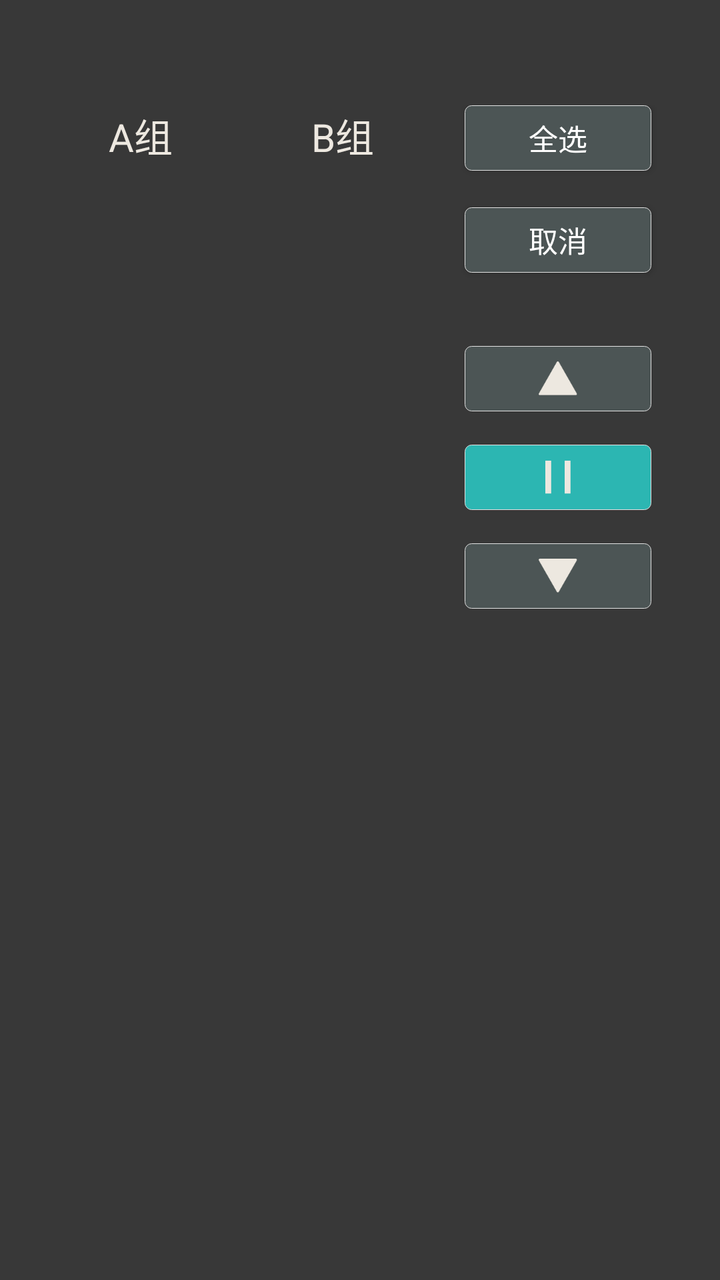
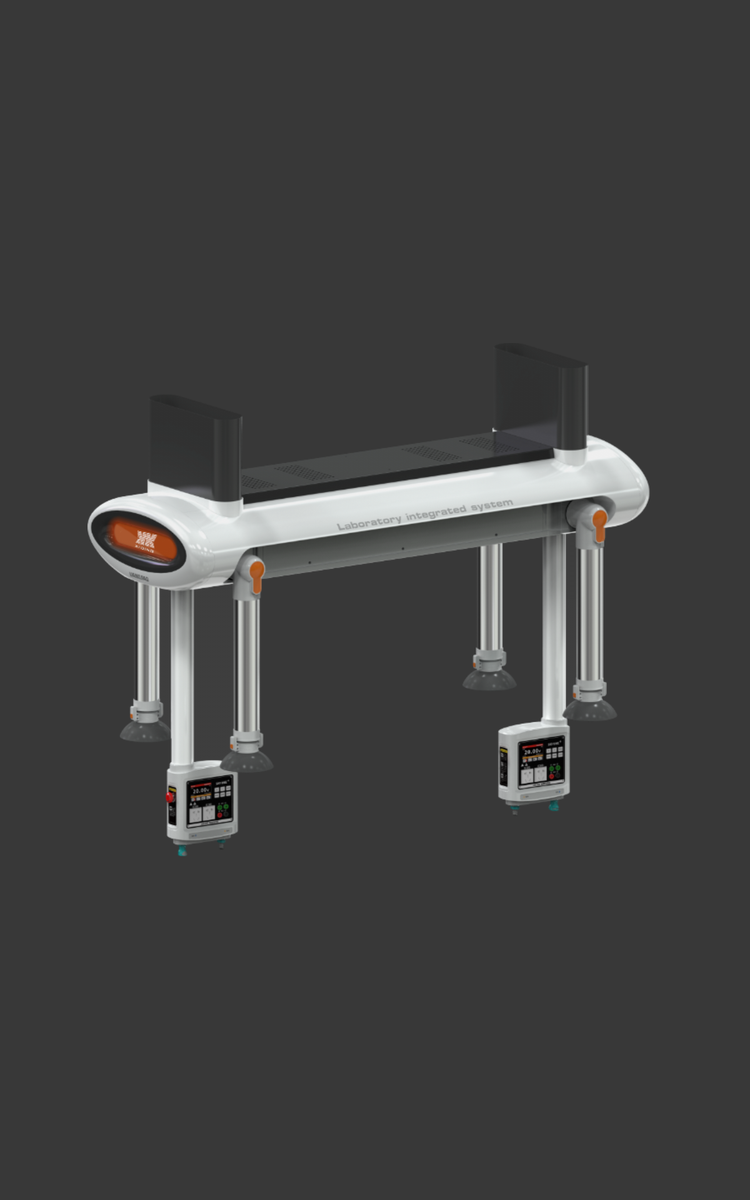

An Android layout and its configuration variant, each rendered on a device that would load it. The default file and the variant file are quoted in full after the pictures.
<!-- AndroidManifest.xml: application theme CustomTheme -->
<!-- res/layout/fragment_rocker_arm.xml -->
<?xml version="1.0" encoding="utf-8"?>
<LinearLayout xmlns:android="http://schemas.android.com/apk/res/android"
    android:orientation="horizontal"
    android:background="@color/color_383838"
    android:paddingRight="60px"
    android:paddingLeft="60px"
    android:layout_width="match_parent"
    android:layout_height="match_parent">



    <LinearLayout
        android:layout_marginTop="160px"
        android:orientation="vertical"
        android:layout_width="303px"
        android:layout_height="wrap_content">



        <TextView
            android:layout_marginBottom="20px"
            android:gravity="center"
            android:textSize="58px"
            android:layout_gravity="center"
            android:text="A组"
            android:textColor="@color/color_EDE8E0"
            android:layout_width="wrap_content"
            android:layout_height="wrap_content" />


        <androidx.recyclerview.widget.RecyclerView
            android:id="@+id/r1"
            android:overScrollMode="never"
            android:layout_width="match_parent"
            android:layout_height="wrap_content" />






    </LinearLayout>

    <LinearLayout
        android:layout_marginTop="160px"
        android:orientation="vertical"
        android:layout_width="303px"
        android:layout_height="wrap_content">



        <TextView
            android:layout_marginBottom="20px"
            android:gravity="center"
            android:textSize="58px"
            android:layout_gravity="center"
            android:text="B组"
            android:textColor="@color/color_EDE8E0"
            android:layout_width="wrap_content"
            android:layout_height="wrap_content" />


        <androidx.recyclerview.widget.RecyclerView
            android:id="@+id/r2"
            android:overScrollMode="never"
            android:layout_width="match_parent"
            android:layout_height="wrap_content" />






    </LinearLayout>

    <LinearLayout
        android:layout_marginLeft="20px"
        android:layout_marginTop="158px"
        android:orientation="vertical"
        android:layout_width="wrap_content"
        android:layout_height="wrap_content">

        <Button
            android:layout_gravity="center"
            android:id="@+id/btn_a"
            android:gravity="center"
            android:textColor="@color/color_ffffff"
            android:background="@drawable/btn_bg"
            android:textSize="44px"
            android:text="全选"
            android:layout_width="280px"
            android:layout_height="98px" />

        <Button
            android:layout_gravity="center"
            android:id="@+id/btn_c"
            android:layout_marginTop="55px"
            android:gravity="center"
            android:textColor="@color/color_ffffff"
            android:background="@drawable/btn_bg"
            android:textSize="44px"
            android:text="取消"
            android:layout_width="280px"
            android:layout_height="98px"  />



        <FrameLayout
            android:layout_gravity="center"
            android:id="@+id/lin_top"
            android:background="@drawable/group_f"
            android:layout_marginTop="110px"
            android:layout_width="280px"
            android:layout_height="98px"  >

            <ImageView
                android:layout_gravity="center"
                android:src="@mipmap/top_icon"
                android:layout_width="wrap_content"
                android:layout_height="wrap_content" />

        </FrameLayout>

        <FrameLayout
            android:id="@+id/btn_go"
            android:layout_gravity="center"
            android:background="@drawable/group_t"
            android:layout_marginTop="50px"
            android:layout_width="280px"
            android:layout_height="98px"  >


            <LinearLayout
                android:layout_gravity="center"
                android:orientation="horizontal"
                android:layout_width="wrap_content"
                android:layout_height="wrap_content">
            <ImageView
                android:layout_gravity="center"
                android:src="@mipmap/go_icon"
                android:layout_width="wrap_content"
                android:layout_height="wrap_content" />

            <ImageView
                android:layout_marginLeft="20px"
                android:layout_gravity="center"
                android:src="@mipmap/go_icon"
                android:layout_width="wrap_content"
                android:layout_height="wrap_content" />
            </LinearLayout>


        </FrameLayout>


        <FrameLayout
            android:id="@+id/btn_bottom"
            android:layout_marginTop="50px"
            android:layout_gravity="center"
            android:background="@drawable/group_f"
            android:layout_width="280px"
            android:layout_height="98px"  >

            <ImageView
                android:layout_gravity="center"
                android:src="@mipmap/bottom_icon"
                android:layout_width="wrap_content"
                android:layout_height="wrap_content" />

        </FrameLayout>

        <FrameLayout
            android:layout_gravity="center"
            android:layout_marginTop="80px"
            android:orientation="horizontal"
            android:layout_width="303px"
            android:background="@color/color_383838"
            android:layout_height="130px">


                <ImageView
                    android:id="@+id/img"
                    android:layout_width="303px"
                    android:layout_height="130px" />


                <TextView
                    android:id="@+id/name"
                    android:layout_gravity="center|left"
                    android:layout_marginLeft="38px"
                    android:text=""
                    android:textSize="27px"
                    android:textColor="@color/white"
                    android:layout_width="wrap_content"
                    android:layout_height="wrap_content" />


        </FrameLayout>

    </LinearLayout>




</LinearLayout>
<!-- resources referenced by this layout -->
<resources>
  <color name="color_383838">#383838</color>
  <color name="color_EDE8E0">#EDE8E0</color>
  <color name="color_ffffff">#ffffff</color>
  <color name="white">#ffffff</color>
  <!-- drawable btn_bg (drawable) -->
  <?xml version="1.0" encoding="utf-8"?>
  <selector xmlns:android="http://schemas.android.com/apk/res/android">
      <item android:state_pressed="true" android:drawable="@drawable/group_t">
      </item>
      <item android:state_focused="true" android:drawable="@drawable/group_t">
      </item>
      <item android:state_enabled="false" android:drawable="@drawable/group_f">
      </item>
  
  </selector>
  <!-- drawable group_f (drawable) -->
  <?xml version="1.0" encoding="utf-8"?>
  <shape xmlns:android="http://schemas.android.com/apk/res/android">
      <corners android:radius="10px" />
  
      <solid android:color="@color/color_4C5555" />
      <stroke
          android:width="1px"
          android:color="@color/color_E3E3E3" />
  </shape>
  <!-- drawable group_t (drawable) -->
  <?xml version="1.0" encoding="utf-8"?>
  <shape xmlns:android="http://schemas.android.com/apk/res/android">
      <corners android:radius="10px" />
  
      <solid android:color="@color/color_2CB6B2" />
      <stroke
          android:width="1px"
          android:color="@color/color_E3E3E3" />
  </shape>
  <!-- mipmap bottom_icon: png bitmap (mipmap-xxhdpi, 1482 bytes) -->
  <!-- mipmap go_icon: png bitmap (mipmap-xxhdpi, 105 bytes) -->
  <!-- mipmap top_icon: png bitmap (mipmap-xxhdpi, 1485 bytes) -->
  <style name="CustomTheme" parent="AppTheme">
          <item name="windowActionBar">false</item>
          <item name="windowNoTitle">true</item>
          <item name="colorPrimary">@color/white</item>
          <item name="colorPrimaryDark">@color/color_3B3F41</item>
          <item name="colorAccent">@color/color_3B3F41</item>
          <item name="android:windowDrawsSystemBarBackgrounds" tools:targetApi="lollipop">true</item>
      </style>
  <color name="color_4C5555">#4C5555</color>
  <color name="color_E3E3E3">#E3E3E3</color>
  <color name="color_2CB6B2">#2CB6B2</color>
  <style name="AppTheme" parent="Theme.AppCompat.Light.DarkActionBar">
          
          <item name="colorPrimary">@color/colorPrimary</item>
          <item name="colorPrimaryDark">@color/colorPrimaryDark</item>
          <item name="colorAccent">@color/colorAccent</item>
      </style>
  <color name="color_3B3F41">#3B3F41</color>
  <color name="colorPrimary">#6200EE</color>
  <color name="colorPrimaryDark">#3700B3</color>
  <color name="colorAccent">#03DAC5</color>
</resources>
<!-- res/layout-sw600dp/fragment_rocker_arm.xml (the repository's variant of the layout above) -->
<!-- drawn on a 7-inch tablet held upright -->
<?xml version="1.0" encoding="utf-8"?>
<LinearLayout xmlns:android="http://schemas.android.com/apk/res/android"
    android:orientation="horizontal"
    android:paddingLeft="70dp"
    android:paddingRight="63dp"
    android:background="@color/color_383838"
    android:layout_width="match_parent"
    android:layout_height="match_parent"
    android:paddingStart="70dp"
    android:paddingEnd="63dp">
    
    
    
    <ImageView
        android:layout_gravity="center"
        android:src="@mipmap/t_ra_show"
        android:layout_width="450dp"
        android:layout_height="411dp" />



    <LinearLayout
        android:layout_marginLeft="73dp"
        android:layout_marginTop="26dp"
        android:orientation="horizontal"
        android:layout_width="wrap_content"
        android:layout_height="wrap_content"
        android:layout_marginStart="73dp">



        <TextView
            android:layout_marginLeft="6dp"
            android:gravity="center"
            android:textSize="29sp"
            android:layout_gravity="center"
            android:text="A组"
            android:textColor="@color/color_EDE8E0"
            android:layout_width="wrap_content"
            android:layout_height="wrap_content"
            android:layout_marginStart="6dp" />


        <androidx.recyclerview.widget.RecyclerView
            android:id="@+id/r1"
            android:overScrollMode="never"
            android:layout_width="149dp"
            android:layout_height="wrap_content" />






    </LinearLayout>

    <LinearLayout
        android:layout_marginLeft="33dp"
        android:layout_marginTop="26dp"
        android:orientation="horizontal"
        android:layout_width="wrap_content"
        android:layout_height="wrap_content"
        android:layout_marginStart="33dp">



        <TextView
            android:layout_marginLeft="6dp"
            android:gravity="center"
            android:textSize="29sp"
            android:layout_gravity="center"
            android:text="B组"
            android:textColor="@color/color_EDE8E0"
            android:layout_width="wrap_content"
            android:layout_height="wrap_content"
            android:layout_marginStart="6dp" />


        <androidx.recyclerview.widget.RecyclerView
            android:id="@+id/r2"
            android:overScrollMode="never"
            android:layout_width="149dp"
            android:layout_height="wrap_content" />






    </LinearLayout>

    <LinearLayout
        android:layout_marginLeft="60dp"
        android:layout_marginTop="33dp"
        android:orientation="vertical"
        android:layout_width="wrap_content"
        android:layout_height="wrap_content"
        android:layout_marginStart="60dp">

        <Button
            android:layout_gravity="center"
            android:id="@+id/btn_a"
            android:gravity="center"
            android:textColor="@color/color_ffffff"
            android:background="@drawable/btn_bg"
            android:textSize="22sp"
            android:text="全选"
            android:layout_width="146dp"
            android:layout_height="52dp" />

        <Button
            android:layout_gravity="center"
            android:id="@+id/btn_c"
            android:layout_marginTop="20dp"
            android:gravity="center"
            android:textColor="@color/color_ffffff"
            android:background="@drawable/btn_bg"
            android:textSize="22sp"
            android:text="取消"
            android:layout_width="146dp"
            android:layout_height="52dp"  />



        <FrameLayout
            android:layout_gravity="center"
            android:id="@+id/lin_top"
            android:background="@drawable/group_f"
            android:layout_marginTop="40dp"
            android:layout_width="146dp"
            android:layout_height="52dp"  >

            <ImageView
                android:layout_gravity="center"
                android:src="@mipmap/top_icon"
                android:layout_width="28dp"
                android:layout_height="24dp" />

        </FrameLayout>

        <FrameLayout
            android:id="@+id/btn_go"
            android:layout_gravity="center"
            android:background="@drawable/group_t"
            android:layout_marginTop="20dp"
            android:layout_width="146dp"
            android:layout_height="52dp"  >


            <LinearLayout
                android:layout_gravity="center"
                android:orientation="horizontal"
                android:layout_width="wrap_content"
                android:layout_height="wrap_content">
            <ImageView
                android:layout_gravity="center"
                android:src="@mipmap/go_icon"
                android:layout_width="wrap_content"
                android:layout_height="wrap_content" />

            <ImageView
                android:layout_marginLeft="13dp"
                android:layout_gravity="center"
                android:src="@mipmap/go_icon"
                android:layout_width="15dp"
                android:layout_height="24dp"
                android:layout_marginStart="13dp" />
            </LinearLayout>


        </FrameLayout>


        <FrameLayout
            android:id="@+id/btn_bottom"
            android:layout_marginTop="20dp"
            android:layout_gravity="center"
            android:background="@drawable/group_f"
            android:layout_width="146dp"
            android:layout_height="52dp"  >

            <ImageView
                android:layout_gravity="center"
                android:src="@mipmap/bottom_icon"
                android:layout_width="28dp"
                android:layout_height="24dp" />

        </FrameLayout>

        <FrameLayout
            android:layout_gravity="center"
            android:layout_marginTop="53dp"
            android:orientation="horizontal"
            android:layout_width="150dp"
            android:background="@color/color_383838"
            android:layout_height="64dp">


                <ImageView
                    android:id="@+id/img"
                    android:layout_width="150dp"
                    android:layout_height="64dp" />


                <TextView
                    android:id="@+id/name"
                    android:layout_gravity="center|start"
                    android:layout_marginLeft="15dp"
                    android:text=""
                    android:textSize="16sp"
                    android:textColor="@color/white"
                    android:layout_width="wrap_content"
                    android:layout_height="wrap_content"
                    android:layout_marginStart="15dp" />


        </FrameLayout>

    </LinearLayout>




</LinearLayout>
<!-- resources referenced by the variant -->
<!-- as a 7-inch tablet held upright resolves them -->
<resources>
  <color name="color_383838">#383838</color>
  <color name="color_EDE8E0">#EDE8E0</color>
  <color name="color_ffffff">#ffffff</color>
  <color name="white">#ffffff</color>
  <!-- drawable btn_bg (drawable) -->
  <?xml version="1.0" encoding="utf-8"?>
  <selector xmlns:android="http://schemas.android.com/apk/res/android">
      <item android:state_pressed="true" android:drawable="@drawable/group_t">
      </item>
      <item android:state_focused="true" android:drawable="@drawable/group_t">
      </item>
      <item android:state_enabled="false" android:drawable="@drawable/group_f">
      </item>
  
  </selector>
  <!-- drawable group_f (drawable) -->
  <?xml version="1.0" encoding="utf-8"?>
  <shape xmlns:android="http://schemas.android.com/apk/res/android">
      <corners android:radius="10px" />
  
      <solid android:color="@color/color_4C5555" />
      <stroke
          android:width="1px"
          android:color="@color/color_E3E3E3" />
  </shape>
  <!-- drawable group_t (drawable) -->
  <?xml version="1.0" encoding="utf-8"?>
  <shape xmlns:android="http://schemas.android.com/apk/res/android">
      <corners android:radius="10px" />
  
      <solid android:color="@color/color_2CB6B2" />
      <stroke
          android:width="1px"
          android:color="@color/color_E3E3E3" />
  </shape>
  <!-- mipmap bottom_icon: png bitmap (mipmap-xxhdpi, 1482 bytes) -->
  <!-- mipmap go_icon: png bitmap (mipmap-xxhdpi, 105 bytes) -->
  <!-- mipmap t_ra_show: png bitmap (mipmap-xxhdpi, 207125 bytes) -->
  <!-- mipmap top_icon: png bitmap (mipmap-xxhdpi, 1485 bytes) -->
  <style name="CustomTheme" parent="AppTheme">
          <item name="windowActionBar">false</item>
          <item name="windowNoTitle">true</item>
          <item name="colorPrimary">@color/white</item>
          <item name="colorPrimaryDark">@color/color_3B3F41</item>
          <item name="colorAccent">@color/color_3B3F41</item>
          <item name="android:windowDrawsSystemBarBackgrounds" tools:targetApi="lollipop">true</item>
      </style>
  <color name="color_4C5555">#4C5555</color>
  <color name="color_E3E3E3">#E3E3E3</color>
  <color name="color_2CB6B2">#2CB6B2</color>
  <style name="AppTheme" parent="Theme.AppCompat.Light.DarkActionBar">
          
          <item name="colorPrimary">@color/colorPrimary</item>
          <item name="colorPrimaryDark">@color/colorPrimaryDark</item>
          <item name="colorAccent">@color/colorAccent</item>
      </style>
  <color name="color_3B3F41">#3B3F41</color>
  <color name="colorPrimary">#6200EE</color>
  <color name="colorPrimaryDark">#3700B3</color>
  <color name="colorAccent">#03DAC5</color>
</resources>
